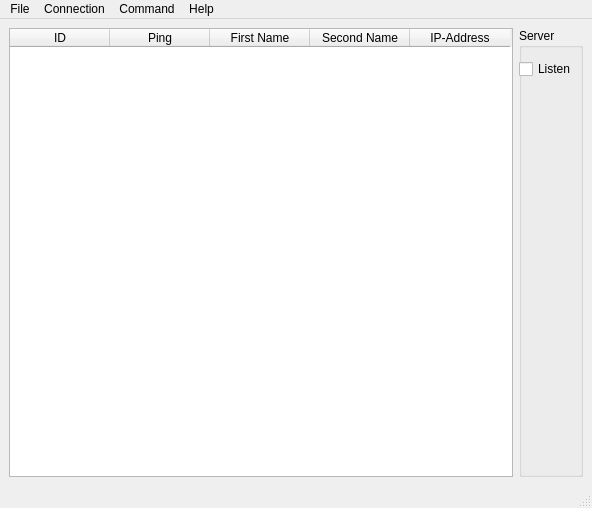
<?xml version="1.0" encoding="UTF-8"?>
<ui version="4.0">
 <class>MainWindow</class>
 <widget class="QMainWindow" name="MainWindow">
  <property name="geometry">
   <rect>
    <x>0</x>
    <y>0</y>
    <width>592</width>
    <height>508</height>
   </rect>
  </property>
  <property name="windowTitle">
   <string>MainWindow</string>
  </property>
  <widget class="QWidget" name="centralwidget">
   <layout class="QHBoxLayout" name="horizontalLayout">
    <item>
     <widget class="QTableWidget" name="playlist">
      <column>
       <property name="text">
        <string>ID</string>
       </property>
      </column>
      <column>
       <property name="text">
        <string>Ping</string>
       </property>
      </column>
      <column>
       <property name="text">
        <string>First Name</string>
       </property>
      </column>
      <column>
       <property name="text">
        <string>Second Name</string>
       </property>
      </column>
      <column>
       <property name="text">
        <string>IP-Address</string>
       </property>
      </column>
     </widget>
    </item>
    <item>
     <widget class="QGroupBox" name="groupBox">
      <property name="title">
       <string>Server</string>
      </property>
      <widget class="QCheckBox" name="checkBox">
       <property name="geometry">
        <rect>
         <x>0</x>
         <y>30</y>
         <width>94</width>
         <height>22</height>
        </rect>
       </property>
       <property name="text">
        <string>Listen</string>
       </property>
      </widget>
     </widget>
    </item>
   </layout>
  </widget>
  <widget class="QMenuBar" name="menubar">
   <property name="geometry">
    <rect>
     <x>0</x>
     <y>0</y>
     <width>592</width>
     <height>25</height>
    </rect>
   </property>
   <widget class="QMenu" name="menuFil">
    <property name="title">
     <string>File</string>
    </property>
    <addaction name="separator"/>
    <addaction name="actionQuit"/>
   </widget>
   <widget class="QMenu" name="menuHelp">
    <property name="title">
     <string>Help</string>
    </property>
    <addaction name="actionAbout"/>
   </widget>
   <widget class="QMenu" name="menuCommand">
    <property name="title">
     <string>Command</string>
    </property>
    <addaction name="actionKick_Player"/>
    <addaction name="actionBan_Address"/>
    <addaction name="separator"/>
    <addaction name="actionStart_Game"/>
    <addaction name="actionSave_Game"/>
    <addaction name="separator"/>
    <addaction name="actionReset_Game"/>
    <addaction name="actionServer_Shutdown"/>
   </widget>
   <widget class="QMenu" name="menuConnection">
    <property name="title">
     <string>Connection</string>
    </property>
    <addaction name="actionConnectToLocal"/>
    <addaction name="actionConnectToHost"/>
    <addaction name="separator"/>
    <addaction name="actionDisconnect"/>
   </widget>
   <addaction name="menuFil"/>
   <addaction name="menuConnection"/>
   <addaction name="menuCommand"/>
   <addaction name="menuHelp"/>
  </widget>
  <widget class="QStatusBar" name="statusbar"/>
  <action name="actionConnectToLocal">
   <property name="text">
    <string>ConnectToLocal</string>
   </property>
  </action>
  <action name="actionConnectToHost">
   <property name="enabled">
    <bool>false</bool>
   </property>
   <property name="text">
    <string>ConnectToHost</string>
   </property>
  </action>
  <action name="actionQuit">
   <property name="text">
    <string>Quit</string>
   </property>
  </action>
  <action name="actionDisconnect">
   <property name="text">
    <string>Disconnect</string>
   </property>
  </action>
  <action name="actionAbout">
   <property name="text">
    <string>About ...</string>
   </property>
  </action>
  <action name="actionKick_Player">
   <property name="text">
    <string>Kick Player</string>
   </property>
  </action>
  <action name="actionBan_Address">
   <property name="text">
    <string>Ban Address</string>
   </property>
  </action>
  <action name="actionServer_Shutdown">
   <property name="text">
    <string>Server Shutdown</string>
   </property>
  </action>
  <action name="actionSave_Game">
   <property name="text">
    <string>Save Game</string>
   </property>
  </action>
  <action name="actionStart_Game">
   <property name="text">
    <string>Start Game</string>
   </property>
  </action>
  <action name="actionReset_Game">
   <property name="text">
    <string>Reset Game</string>
   </property>
  </action>
 </widget>
 <resources/>
 <connections/>
</ui>
